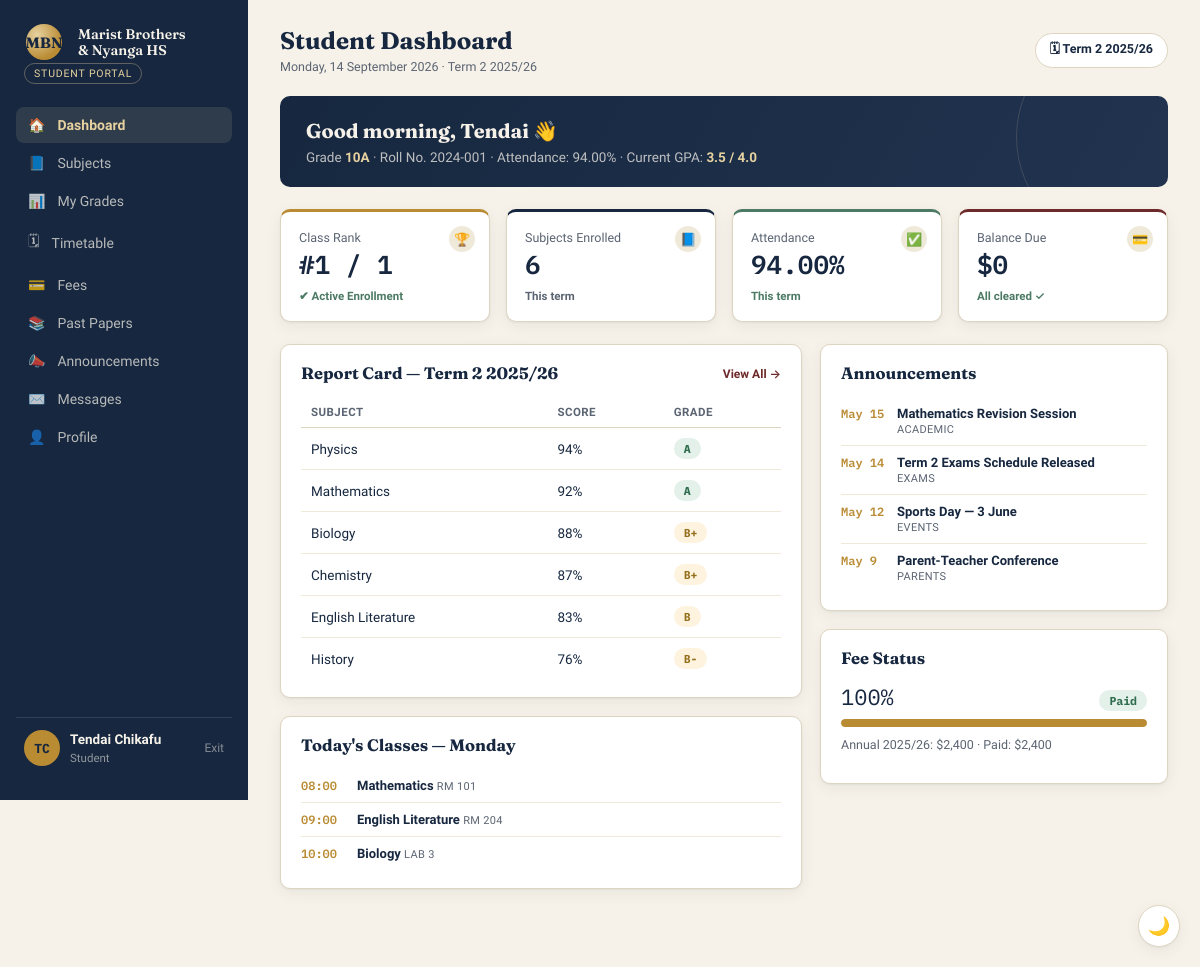
/student/dashboard.php (signed in), run on the app's committed database.
### tables this page shows
CREATE TABLE students (
    id INT AUTO_INCREMENT PRIMARY KEY,
    user_id INT NOT NULL UNIQUE,
    admission_no VARCHAR(20) NOT NULL UNIQUE,   
    class_id INT NOT NULL,
    roll_no VARCHAR(20) NOT NULL,
    attendance_pct DECIMAL(5,2) DEFAULT 0.00,
    FOREIGN KEY (user_id) REFERENCES users(id) ON DELETE CASCADE,
    FOREIGN KEY (class_id) REFERENCES classes(id) ON DELETE CASCADE
);

CREATE TABLE classes (
    id INT AUTO_INCREMENT PRIMARY KEY,
    name VARCHAR(20) NOT NULL,           
    grade_level INT NOT NULL,            
    class_teacher_id INT DEFAULT NULL,
    FOREIGN KEY (class_teacher_id) REFERENCES users(id) ON DELETE SET NULL
);

CREATE TABLE fees (
    id INT AUTO_INCREMENT PRIMARY KEY,
    student_id INT NOT NULL,
    term VARCHAR(20) NOT NULL,
    amount_billed DECIMAL(10,2) NOT NULL,
    amount_paid DECIMAL(10,2) NOT NULL DEFAULT 0.00,
    FOREIGN KEY (student_id) REFERENCES students(id) ON DELETE CASCADE
);

CREATE TABLE grades (
    id INT AUTO_INCREMENT PRIMARY KEY,
    student_id INT NOT NULL,
    subject_id INT NOT NULL,
    term VARCHAR(20) NOT NULL,          
    score DECIMAL(5,2) NOT NULL,
    letter_grade VARCHAR(3) NOT NULL,
    FOREIGN KEY (student_id) REFERENCES students(id) ON DELETE CASCADE,
    FOREIGN KEY (subject_id) REFERENCES subjects(id) ON DELETE CASCADE
);

CREATE TABLE subjects (
    id INT AUTO_INCREMENT PRIMARY KEY,
    name VARCHAR(80) NOT NULL,
    class_id INT NOT NULL,
    teacher_id INT NOT NULL,
    FOREIGN KEY (class_id) REFERENCES classes(id) ON DELETE CASCADE,
    FOREIGN KEY (teacher_id) REFERENCES teachers(id) ON DELETE CASCADE
);

CREATE TABLE timetable (
    id INT AUTO_INCREMENT PRIMARY KEY,
    class_id INT NOT NULL,
    subject_id INT NOT NULL,
    day_of_week TINYINT NOT NULL,    
    start_time TIME NOT NULL,
    room VARCHAR(30) DEFAULT NULL,
    FOREIGN KEY (class_id) REFERENCES classes(id) ON DELETE CASCADE,
    FOREIGN KEY (subject_id) REFERENCES subjects(id) ON DELETE CASCADE
);

CREATE TABLE announcements (
    id INT AUTO_INCREMENT PRIMARY KEY,
    title VARCHAR(200) NOT NULL,
    body TEXT DEFAULT NULL,
    category VARCHAR(40) NOT NULL,      
    audience ENUM('all','students','teachers','admin') DEFAULT 'all',
    posted_by INT DEFAULT NULL,         
    posted_date DATE NOT NULL,
    FOREIGN KEY (posted_by) REFERENCES users(id) ON DELETE SET NULL
);

### includes/functions.php (called while the page is built, shortened)
<?php
function h(string $s): string {
    return htmlspecialchars($s, ENT_QUOTES, 'UTF-8');
}
function grade_color(string $letter): string {
    if (str_starts_with($letter, 'A')) return 'grade-a';
    if (str_starts_with($letter, 'B')) return 'grade-b';
    return 'grade-d';
}

### includes/auth.php (called while the page is built, shortened)
<?php
function current_user(): ?array {
    return $_SESSION['user'] ?? null;
}

### student/dashboard.php (the view, shortened to what this page needs)
<?php
require_once __DIR__ . '/../includes/auth.php';
require_once __DIR__ . '/../includes/functions.php';
$role = 'student';
$active = 'dashboard';
$u = current_user();
$pdo = getDB();
$term = 'Term 2 2025/26';
$stmt = $pdo->prepare(
    'SELECT s.*, c.name AS class_name, c.id AS class_id
     FROM students s JOIN classes c ON c.id = s.class_id
     WHERE s.user_id = :uid'
);
$stmt->execute(['uid' => $u['id']]);
$student = $stmt->fetch();
$stmt = $pdo->prepare(
    'SELECT sub.name AS subject_name, g.score, g.letter_grade
     FROM grades g JOIN subjects sub ON sub.id = g.subject_id
     WHERE g.student_id = :sid AND g.term = :term
     ORDER BY g.score DESC'
);
$stmt->execute(['sid' => $student['id'], 'term' => $term]);
$grades = $stmt->fetchAll();
$avgScore = $grades ? round(array_sum(array_column($grades, 'score')) / count($grades), 1) : 0;
$gpa = round($avgScore / 25, 1);
$stmt = $pdo->prepare(
    'SELECT g.student_id, AVG(g.score) AS avg_score
     FROM grades g JOIN students st ON st.id = g.student_id
     WHERE st.class_id = :cid AND g.term = :term
     GROUP BY g.student_id ORDER BY avg_score DESC'
);
$stmt->execute(['cid' => $student['class_id'], 'term' => $term]);
$classRanking = $stmt->fetchAll();
$rank = 1; $classSize = count($classRanking) ?: 1;
foreach ($classRanking as $i => $row) {
    if ((int)$row['student_id'] === (int)$student['id']) { $rank = $i + 1; break; }
}
$stmt = $pdo->prepare('SELECT * FROM fees WHERE student_id = :sid ORDER BY id DESC LIMIT 1');
$stmt->execute(['sid' => $student['id']]);
$fee = $stmt->fetch() ?: ['amount_billed' => 0, 'amount_paid' => 0, 'term' => $term];
$balanceDue = $fee['amount_billed'] - $fee['amount_paid'];
$paidPct = $fee['amount_billed'] > 0 ? round(($fee['amount_paid'] / $fee['amount_billed']) * 100) : 100;
$today = (int)date('N');
$stmt = $pdo->prepare(
    'SELECT t.start_time, t.room, sub.name AS subject_name
     FROM timetable t JOIN subjects sub ON sub.id = t.subject_id
     WHERE t.class_id = :cid AND t.day_of_week = :dow
     ORDER BY t.start_time'
);
$stmt->execute(['cid' => $student['class_id'], 'dow' => $today]);
$todayClasses = $stmt->fetchAll();
$stmt = $pdo->query(
    "SELECT * FROM announcements WHERE audience IN ('all','students') ORDER BY posted_date DESC LIMIT 4"
);
$announcements = $stmt->fetchAll();
?>
<!DOCTYPE html>
<html lang="en">
<head>
<link rel="stylesheet" href="../assets/css/style.css">
</head>
<body>
<button id="theme-toggle-btn" class="theme-fab" title="Toggle light / dark theme" aria-label="Toggle theme">🌓</button>
<div class="app">
  <?php include __DIR__ . '/../includes/sidebar.php'; ?>
  <main class="main">
    <div class="topbar">
      <div>
        <h1>Student Dashboard</h1>
        <div class="meta"><?= date('l, j F Y') ?> · <?= h($term) ?></div>
      </div>
      <span class="term-pill">🗓 <?= h($term) ?></span>
    </div>
    <div class="banner">
      <h2>Good <?= (int)date('H') < 12 ? 'morning' : ((int)date('H') < 17 ? 'afternoon' : 'evening') ?>, <?= h(explode(' ', $u['full_name'])[0]) ?> 👋</h2>
      <p>Grade <span class="accent"><?= h($student['class_name']) ?></span> · Roll No. <?= h($student['roll_no']) ?> · Attendance: <?= h($student['attendance_pct']) ?>% · Current GPA: <span class="accent"><?= $gpa ?> / 4.0</span></p>
    </div>
    <div class="stat-grid">
      <div class="stat-card accent-gold">
        <div class="tag">🏆</div>
        <div class="label">Class Rank</div>
        <div class="value">#<?= $rank ?> / <?= $classSize ?></div>
        <div class="foot">✔ Active Enrollment</div>
      </div>
      <div class="stat-card accent-ink">
        <div class="tag">📘</div>
        <div class="label">Subjects Enrolled</div>
        <div class="value"><?= count($grades) ?: 6 ?></div>
        <div class="foot" style="color:var(--slate)">This term</div>
      </div>
      <div class="stat-card accent-sage">
        <div class="tag">✅</div>
        <div class="label">Attendance</div>
        <div class="value"><?= h($student['attendance_pct']) ?>%</div>
        <div class="foot">This term</div>
      </div>
      <div class="stat-card accent-maroon">
        <div class="tag">💳</div>
        <div class="label">Balance Due</div>
        <div class="value">$<?= number_format($balanceDue, 0) ?></div>
        <div class="foot" style="color:<?= $balanceDue > 0 ? 'var(--maroon)' : 'var(--sage)' ?>"><?= $balanceDue > 0 ? 'Payment pending' : 'All cleared ✓' ?></div>
      </div>
    </div>
    <div class="panel-grid">
      <div>
        <div class="panel">
          <div class="panel-head">
            <h3>Report Card — <?= h($term) ?></h3>
            <a href="grades.php">View All →</a>
          </div>
          <table class="data-table">
            <thead><tr><th>Subject</th><th>Score</th><th>Grade</th></tr></thead>
            <tbody>
              <?php foreach ($grades as $g): ?>
              <tr>
                <td><?= h($g['subject_name']) ?></td>
                <td><?= number_format($g['score'], 0) ?>%</td>
                <td><span class="badge <?= grade_color($g['letter_grade']) ?>"><?= h($g['letter_grade']) ?></span></td>
              </tr>
              <?php endforeach; ?>
            </tbody>
          </table>
        </div>
        <div class="panel">
          <div class="panel-head"><h3>Today's Classes — <?= date('l') ?></h3></div>
          <ul class="timeline">
            <?php foreach ($todayClasses as $c): ?>
            <li>
              <time><?= date('H:i', strtotime($c['start_time'])) ?></time>
              <div><b><?= h($c['subject_name']) ?></b> <span class="cat"><?= h($c['room']) ?></span></div>
            </li>
            <?php endforeach; ?>
          </ul>
        </div>
      </div>
      <div>
        <div class="panel">
          <div class="panel-head"><h3>Announcements</h3></div>
          <ul class="timeline">
            <?php foreach ($announcements as $a): ?>
            <li>
              <time><?= date('M j', strtotime($a['posted_date'])) ?></time>
              <div><b><?= h($a['title']) ?></b><br><span class="cat"><?= h($a['category']) ?></span></div>
            </li>
            <?php endforeach; ?>
          </ul>
        </div>
        <div class="panel">
          <div class="panel-head"><h3>Fee Status</h3></div>
          <div style="display:flex; justify-content:space-between; align-items:baseline;">
            <span class="value" style="font-family:var(--font-data); font-size:22px;"><?= $paidPct ?>%</span>
            <span class="badge <?= $paidPct >= 100 ? 'badge-paid' : ($paidPct > 0 ? 'badge-partial' : 'badge-due') ?>"><?= $paidPct >= 100 ? 'Paid' : 'In progress' ?></span>
          </div>
          <div class="progress-bar"><div style="width:<?= min($paidPct,100) ?>%"></div></div>
          <p style="font-size:12.5px; color:var(--slate); margin-top:10px;">
            <?= h($fee['term']) ?>: $<?= number_format($fee['amount_billed'],0) ?> · Paid: $<?= number_format($fee['amount_paid'],0) ?>
          </p>
        </div>
      </div>
    </div>
  </main>
</div>
</body>
</html>

### includes/sidebar.php
<?php
require_once __DIR__ . '/upload.php';
$u = current_user();
$navItems = [
    'student' => [
        'dashboard'      => ['🏠', 'Dashboard'],
        'subjects'       => ['📘', 'Subjects'],
        'grades'         => ['📊', 'My Grades'],
        'timetable'      => ['🗓', 'Timetable'],
        'fees'           => ['💳', 'Fees'],
        'resources'      => ['📚', 'Past Papers'],
        'announcements'  => ['📣', 'Announcements'],
        'messages'       => ['✉️', 'Messages'],
        'profile'        => ['👤', 'Profile'],
    ],
    'teacher' => [
        'dashboard'      => ['🏠', 'Dashboard'],
        'classes'        => ['🏫', 'My Classes'],
        'attendance'     => ['✅', 'Attendance'],
        'grades'         => ['⭐', 'Grades'],
        'past-papers'    => ['📚', 'Past Papers'],
        'announcements'  => ['📣', 'Announcements'],
        'assignments'    => ['📝', 'Assignments'],
        'messages'       => ['✉️', 'Messages'],
        'profile'        => ['👤', 'Profile'],
    ],
    'admin' => [
        'dashboard'      => ['🏠', 'Dashboard'],
        'students'       => ['🎓', 'Students'],
        'teachers'       => ['🧑‍🏫', 'Teachers'],
        'attendance'     => ['✅', 'Attendance'],
        'fees'           => ['💰', 'Fees'],
        'announcements'  => ['📣', 'Announcements'],
        'reports'        => ['📈', 'Reports'],
        'add-student'    => ['➕', 'Add Student'],
        'settings'       => ['⚙️', 'Settings'],
    ],
];
$portalLabel = ['student' => 'Student Portal', 'teacher' => 'Teacher Portal', 'admin' => 'Admin Portal'][$role];
?>
<aside class="sidebar">
  <div>
    <div class="brand-row">
      <div class="seal">MBN</div>
      <div class="brand-name" style="font-size:14px;">Marist Brothers<br>&amp; Nyanga HS</div>
    </div>
    <span class="portal-tag"><?= h($portalLabel) ?></span>
  </div>
  <ul class="nav">
    <?php foreach ($navItems[$role] as $key => [$icon, $label]): ?>
      <li>
        <a href="<?= $key === 'dashboard' ? 'dashboard.php' : $key . '.php' ?>"
           class="<?= $active === $key ? 'active' : '' ?>">
          <span><?= $icon ?></span> <?= h($label) ?>
        </a>
      </li>
    <?php endforeach; ?>
  </ul>
  <div class="sidebar-user">
    <?= avatar_html($u['photo'] ?? null, $u['initials'] ?? '??') ?>
    <div class="who">
      <b><?= h($u['full_name']) ?></b>
      <span><?= h(ucfirst($role)) ?></span>
    </div>
    <a href="../logout.php" class="logout-link" title="Sign out">Exit</a>
  </div>
</aside>

### includes/upload.php (shortened to what this page needs)
<?php
function avatar_html(?string $photoPath, string $initials, string $sizeClass = ''): string {
    return '<div class="avatar ' . h($sizeClass) . '">' . h($initials) . '</div>';
}

### data on the page
students: class.name "10A", roll_no "2024-001", attendance_pct "94.00"
fees: balanceDue "0", paidPct "100", term "Annual 2025/26", amount_billed "2,400", amount_paid "2,400"
grades: subject.name "Physics", score "94", letter_grade "A"
grades: subject.name "Mathematics", score "92", letter_grade "A"
grades: subject.name "Biology", score "88", letter_grade "B+"
grades: subject.name "Chemistry", score "87", letter_grade "B+"
grades: subject.name "English Literature", score "83", letter_grade "B"
grades: subject.name "History", score "76", letter_grade "B-"
timetable: start_time "08:00", subject.name "Mathematics", room "RM 101"
timetable: start_time "09:00", subject.name "English Literature", room "RM 204"
timetable: start_time "10:00", subject.name "Biology", room "LAB 3"
announcements: posted_date "May 15", title "Mathematics Revision Session", category "ACADEMIC"
announcements: posted_date "May 14", title "Term 2 Exams Schedule Released", category "EXAMS"
announcements: posted_date "May 12", title "Sports Day — 3 June", category "EVENTS"
announcements: posted_date "May 9", title "Parent-Teacher Conference", category "PARENTS"

### other printed values
$portalLabel "STUDENT PORTAL"
$icon "🏠"
$label "Dashboard"
$icon "📘"
$label "Subjects"
$icon "📊"
$label "My Grades"
$icon "🗓"
$label "Timetable"
$icon "💳"
$label "Fees"
$icon "📚"
$label "Past Papers"
$icon "📣"
$label "Announcements"
